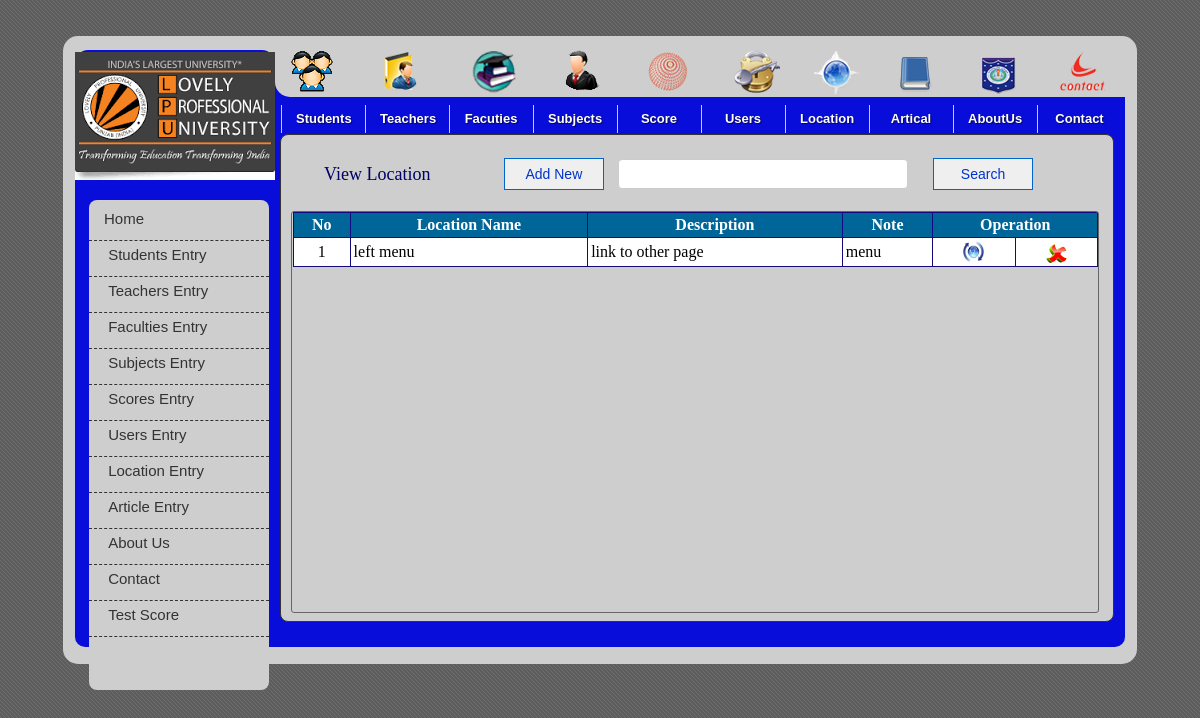
Page /admin/everyone1.php?tag=view_location on the committed database.
### tables this page shows
CREATE TABLE IF NOT EXISTS `location_tb` (
  `loca_id` int(10) unsigned NOT NULL AUTO_INCREMENT,
  `l_name` varchar(100) NOT NULL,
  `description` text NOT NULL,
  `note` varchar(150) NOT NULL,
  PRIMARY KEY (`loca_id`)
);

### admin/View_location.php (the view, shortened to what this page needs)
<!DOCTYPE html PUBLIC "-//W3C//DTD XHTML 1.0 Transitional//EN" "http://www.w3.org/TR/xhtml1/DTD/xhtml1-transitional.dtd">
<html xmlns="http://www.w3.org/1999/xhtml">
<head>
<link rel="stylesheet" type="text/css" href="css/style_view.css" />
</head>
<body>
	<div id="style_div" >
<form method="post">
<table width="755">
	<tr>
    	<td width="200px" style="font-size:18px; color:#006; text-indent:30px;">View Location</td>
        <td><a href="?tag=location_entry"><input type="button" title="Add new Location" name="butAdd" value="Add New" id="button-search" /></a></td>
        <td><input type="text" name="searchtxt" title="Enter name for search " class="search" autocomplete="off"/></td>
        <td style="float:right"><input type="submit" name="btnsearch" value="Search" id="button-search" title="Search Location" /></td>
    </tr>
</table>
</form>
</div>
<br />
<div id="content-input">
	<form method="post">
    <table border="1" width="805px" align="center" cellpadding="3" class="mytable" cellspacing="0">
        <tr>
            <th>No</th>
            <th>Location Name</th>
            <th>Description</th>
            <th>Note</th>
            <th colspan="2">Operation</th>
      	</tr>
        	 <?php
			 $key="";
			if($key !="")
				$sql_sel=mysql_query("SElECT * FROM location_tb WHERE  l_name  like '%$key%' ");
			else
			 $sql_sel=mysql_query("SELECT * FROM location_tb");
			 $i=0;
			while($row=mysql_fetch_array($sql_sel)){
				$i++;
				$color=($i%2==0)?"lightblue":"white";
			?>
			<tr bgcolor="<?php echo $color;?>">
				<td align="center"><?php echo $i;?></td>
				<td><?php echo $row['l_name'];?></td>
				<td><?php echo $row['description'];?></td>
                <td><?php echo $row['note'];?></td>
				<td align="center"><a href="?tag=location_entry&opr=upd&rs_id=<?php echo $row['loca_id'];?>" title="Upate"><img src="picture/update.png" /></a></td>
            <td align="center"><a href="?tag=view_location&opr=del&rs_id=<?php echo $row['loca_id'];?>" title="Delete"><img src="picture/delete.png" /></a></td>
			</tr>
<?php
}
?>
    </table>
    </form>
        </div>
</body>
</html>

### admin/css/everyone_format.css (style rules this page uses)
body { background:url(../picture/back_login.gif); margin:0; font-family:Georgia, seri; size:12px; }

### admin/css/style_view.css (style rules this page uses)
#style_div { height:auto; margin-top:15px; }
#content-input { width:805px; height:400px; border:1px solid #666; float:left; padding-left:1px; border-radius: 3px 3px 3px 3px; overflow: auto; }
#button-search { font-family:Arial, Helvetica, sans-serif; font-size:14px; width:100px; height:32px; float:right; margin-right:10px; repeat-x top center; border: 1px solid #06C; -moz-border-radius: 5px; color:#03C; }
.search { padding:4px; border:1px #CCC solid; border-radius: 4px 4px 4px 4px; -moz-border-radius: 8px; background:#FFF; color:#006; font-family:Arial, Helvetica, sans-serif; font-size:16px; width:280px; height:20px; float:left; }
.mytable { border-collapse:collapse; border:#036 1px solid; }
.mytable tr th { background:#069; border:#120A7E 1px solid; color:#FFF; font-family:"Times New Roman", Times, serif; }
.mytable tr td { font-family:"Times New Roman", Times, serif; border:#120A7E 1px solid; }

### rows in the picture
location_tb: l_name "left menu", description "link to other page", note "menu"
